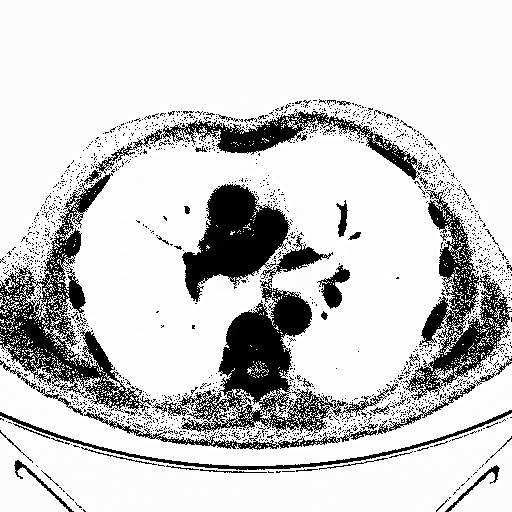
#> input picture data/2D Images/ID_0000_Z_0142.tif, 512 x 512 px; its folder holds only this picture in this run
$ python pipeline.py
#> lines starting #> are read from the running program, lines starting #| are printed output that depends on the picture; after the words box and inside, x2 and y2 are one past the last pixel; in counts of white or black regions, pixels touching at a corner belong together
import os
import cv2
import numpy as np
import pandas as pd

# -------------------------------
# PATH SETUP
# -------------------------------
base_dir = os.path.dirname(os.path.abspath(__file__))

input_folder = os.path.join(base_dir, "..", "data", "2D Images")
output_folder = os.path.join(base_dir, "..", "results")

os.makedirs(output_folder, exist_ok=True)

print("Reading from:", input_folder)

# -------------------------------
# RESULTS STORAGE
# -------------------------------
results = []

# -------------------------------
# PROCESS ALL IMAGES
# -------------------------------
for filename in os.listdir(input_folder):
    if filename.endswith(".tif"):

        path = os.path.join(input_folder, filename)
        img = cv2.imread(path, -1)
#> img is the input picture: shape (512, 512) int16; min -932, max 1054, mean -466.2

        if img is None:
            print("Skipping:", filename)
            continue

        # -------------------------------
        # PREPROCESSING
        # -------------------------------
        if len(img.shape) == 3:
            img = cv2.cvtColor(img, cv2.COLOR_BGR2GRAY)

        if img.dtype != 'uint8':
            img = cv2.normalize(img, None, 0, 255, cv2.NORM_MINMAX)
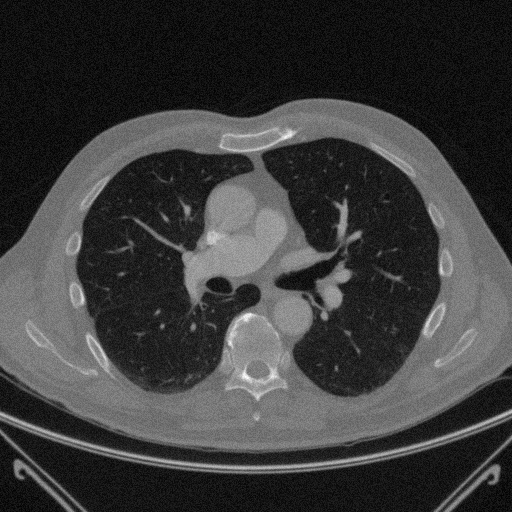
#> img: shape (512, 512) int16; min 0, max 255, mean 59.8
            img = img.astype('uint8')

        # -------------------------------
        # SEGMENTATION (Adaptive Threshold)
        # -------------------------------
        adaptive_mask = cv2.adaptiveThreshold(
            img,
            255,
            cv2.ADAPTIVE_THRESH_GAUSSIAN_C,
            cv2.THRESH_BINARY,
            15,   # tuned
            3     # tuned
        )
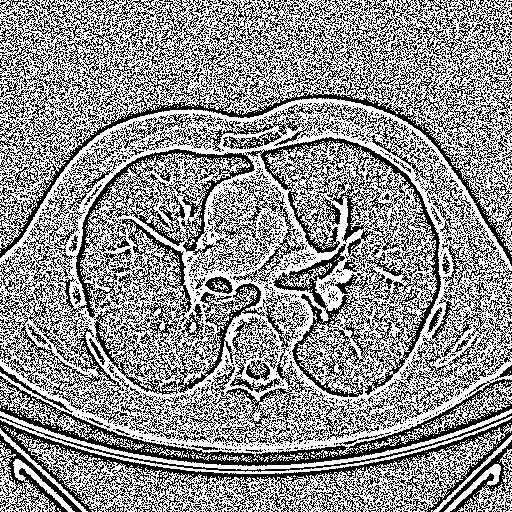
#> adaptive_mask: shape (512, 512); 57.4% white; black in thin lines or dots

        # -------------------------------
        # MORPHOLOGY (BALANCED)
        # -------------------------------
        kernel = np.ones((5, 5), np.uint8)

        # Only closing (preserve region)
        clean_mask = cv2.morphologyEx(adaptive_mask, cv2.MORPH_CLOSE, kernel)
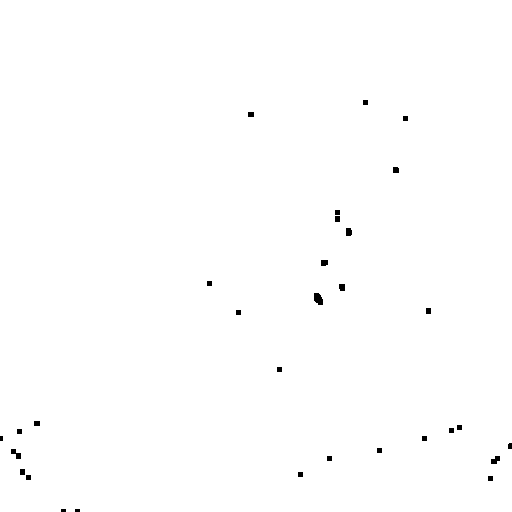
#> clean_mask: shape (512, 512); 99.6% white; 31 black regions (3 under 20 px), largest, box (x1, y1, x2, y2) and area: (314, 293, 323, 305) 84, (11, 449, 21, 459) 55, (491, 456, 500, 464) 51

        # Controlled dilation (avoid overgrowth)
        clean_mask = cv2.dilate(clean_mask, kernel, iterations=1)
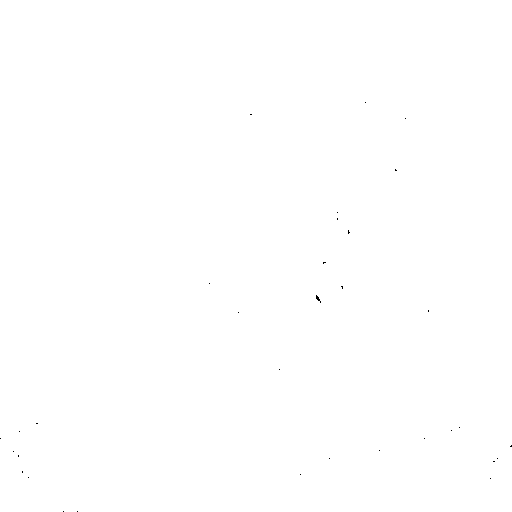
#> clean_mask: shape (512, 512); 100% white; black in thin lines or dots, all inside (x1, y1, x2, y2) = (0, 102, 512, 512)

        # -------------------------------
        # REMOVE BORDERS
        # -------------------------------
        h, w = clean_mask.shape
#> h = 512; w = 512
        margin = 5

        clean_mask[:margin, :] = 0
        clean_mask[-margin:, :] = 0
        clean_mask[:, :margin] = 0
        clean_mask[:, -margin:] = 0
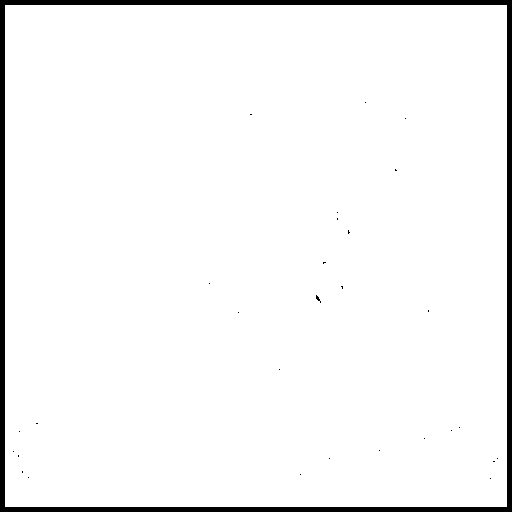
#> clean_mask: shape (512, 512); 96.1% white; 30 black regions (29 under 20 px), largest, box (x1, y1, x2, y2) and area: (0, 0, 512, 512) 10140

        # -------------------------------
        # CONTOUR DETECTION
        # -------------------------------
        contours, _ = cv2.findContours(clean_mask, cv2.RETR_EXTERNAL, cv2.CHAIN_APPROX_SIMPLE)
#> contours = [[[5, 5], [5, 506], [506, 506], [506, 5]]]

        tumor_contour = None
        valid_contours = []

        for cnt in contours:
            # Validate contour before processing
            if cnt is None or len(cnt) < 3:
                continue

            try:
                area = cv2.contourArea(cnt)
            except Exception as e:
                print(f"⚠️ Error calculating area for contour in {filename}: {e}")
                continue

            # Balanced filtering
            if 1000 < area < 50000:
                valid_contours.append(cnt)
#> this loop made 1 pass
#> (cnt, area) on pass 1: ([[5, 5], [5, 506], [506, 506], [506, 5]], 251001)
#> after the loop, valid_contours = []

        # Selection logic
        if len(valid_contours) > 0:
            tumor_contour = max(valid_contours, key=cv2.contourArea)
        elif len(contours) > 0:
            tumor_contour = max(contours, key=cv2.contourArea)
#> tumor_contour = [[5, 5], [5, 506], [506, 506], [506, 5]]
        else:
            tumor_contour = None

        # -------------------------------
        # FEATURE EXTRACTION
        # -------------------------------
        area = 0
        perimeter = 0

        if tumor_contour is not None:
            try:
                # Validate contour before calculating features
                if len(tumor_contour) >= 3:
                    area = cv2.contourArea(tumor_contour)
                    perimeter = cv2.arcLength(tumor_contour, True)
#> perimeter = 2004
                else:
                    print(f"⚠️ Invalid contour (insufficient points) in {filename}")
            except Exception as e:
                print(f"⚠️ Error extracting features for {filename}: {e}")
                area = 0
                perimeter = 0

        results.append({
            "image": filename,
            "area": area,
            "perimeter": perimeter
        })

        # -------------------------------
        # DRAW OUTPUT
        # -------------------------------
        output = cv2.cvtColor(img, cv2.COLOR_GRAY2BGR)

        if tumor_contour is not None:
            cv2.drawContours(output, [tumor_contour], -1, (0, 255, 0), 2)
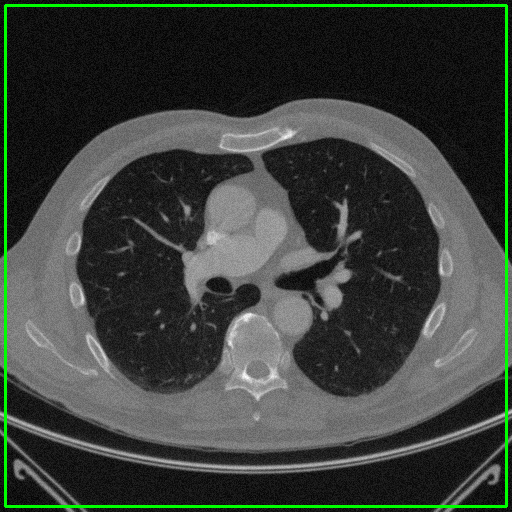
#> output: shape (512, 512, 3); mean B, G, R 59.1, 64.9, 59.1

        save_path = os.path.join(output_folder, filename)
        cv2.imwrite(save_path, output)

# -------------------------------
# SAVE RESULTS (SAFE WRITE)
# -------------------------------
df = pd.DataFrame(results)
#> df = table of 1 rows and 3 columns

csv_path = os.path.join(output_folder, "results.csv")

if os.path.exists(csv_path):
    try:
        os.remove(csv_path)
    except PermissionError:
        print("⚠️ Close results.csv file and run again")
        exit()

df.to_csv(csv_path, index=False)

print("\nProcessing Done ✅")
print("Total images processed:", len(results))
#| Total images processed: 1
print("Results saved at:", csv_path)

$ run again, on data/2D Images/ID_0012_Z_0167.tif
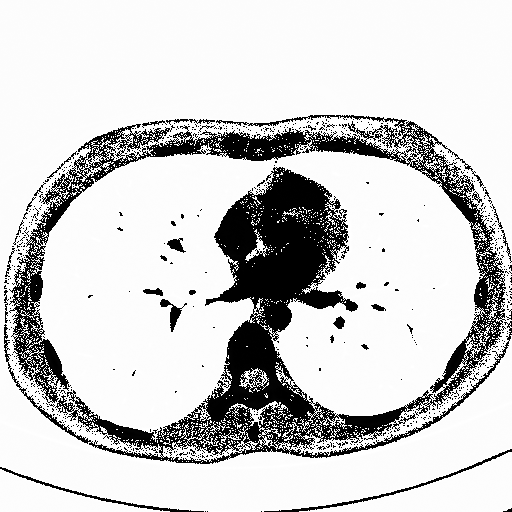
#> input picture data/2D Images/ID_0012_Z_0167.tif, 512 x 512 px
#> img is the input picture: shape (512, 512) int16; min -951, max 1544, mean -514.5
#> `adaptive_mask = cv2.adaptiveThreshold( img, 255, cv2.ADAPTIVE_THRESH_G..`:
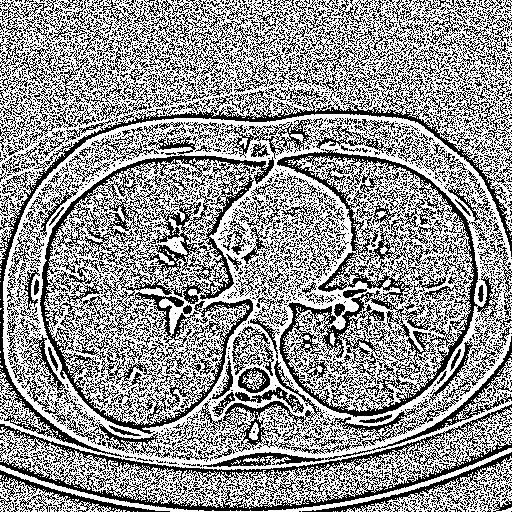
#> adaptive_mask: shape (512, 512); 58.8% white; black in thin lines or dots
#> contours = [[[5, 5], [5, 506], [506, 506], [506, 5]]]
#> the loop `for cnt in contours:` made 1 pass
#> (cnt, area) on pass 1: ([[5, 5], [5, 506], [506, 506], [506, 5]], 251001)
#> after the loop `for cnt in contours:`: valid_contours = []
#> tumor_contour = [[5, 5], [5, 506], [506, 506], [506, 5]]
#> perimeter = 2004
#> `cv2.drawContours(output, [tumor_contour], -1, (0, 255, 0), 2)`:
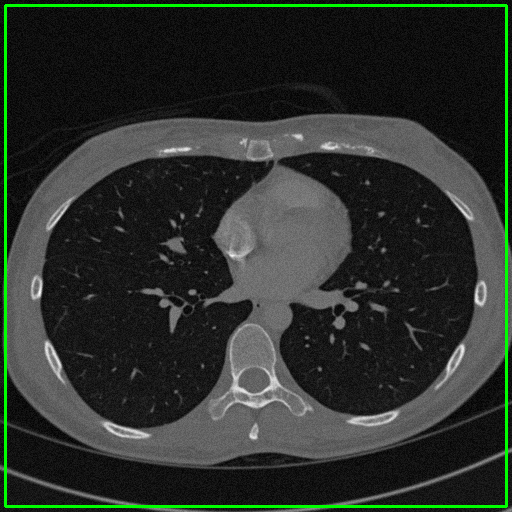
#> output: shape (512, 512, 3); mean B, G, R 44, 49.8, 44
#> df = table of 1 rows and 3 columns
#| Total images processed: 1
